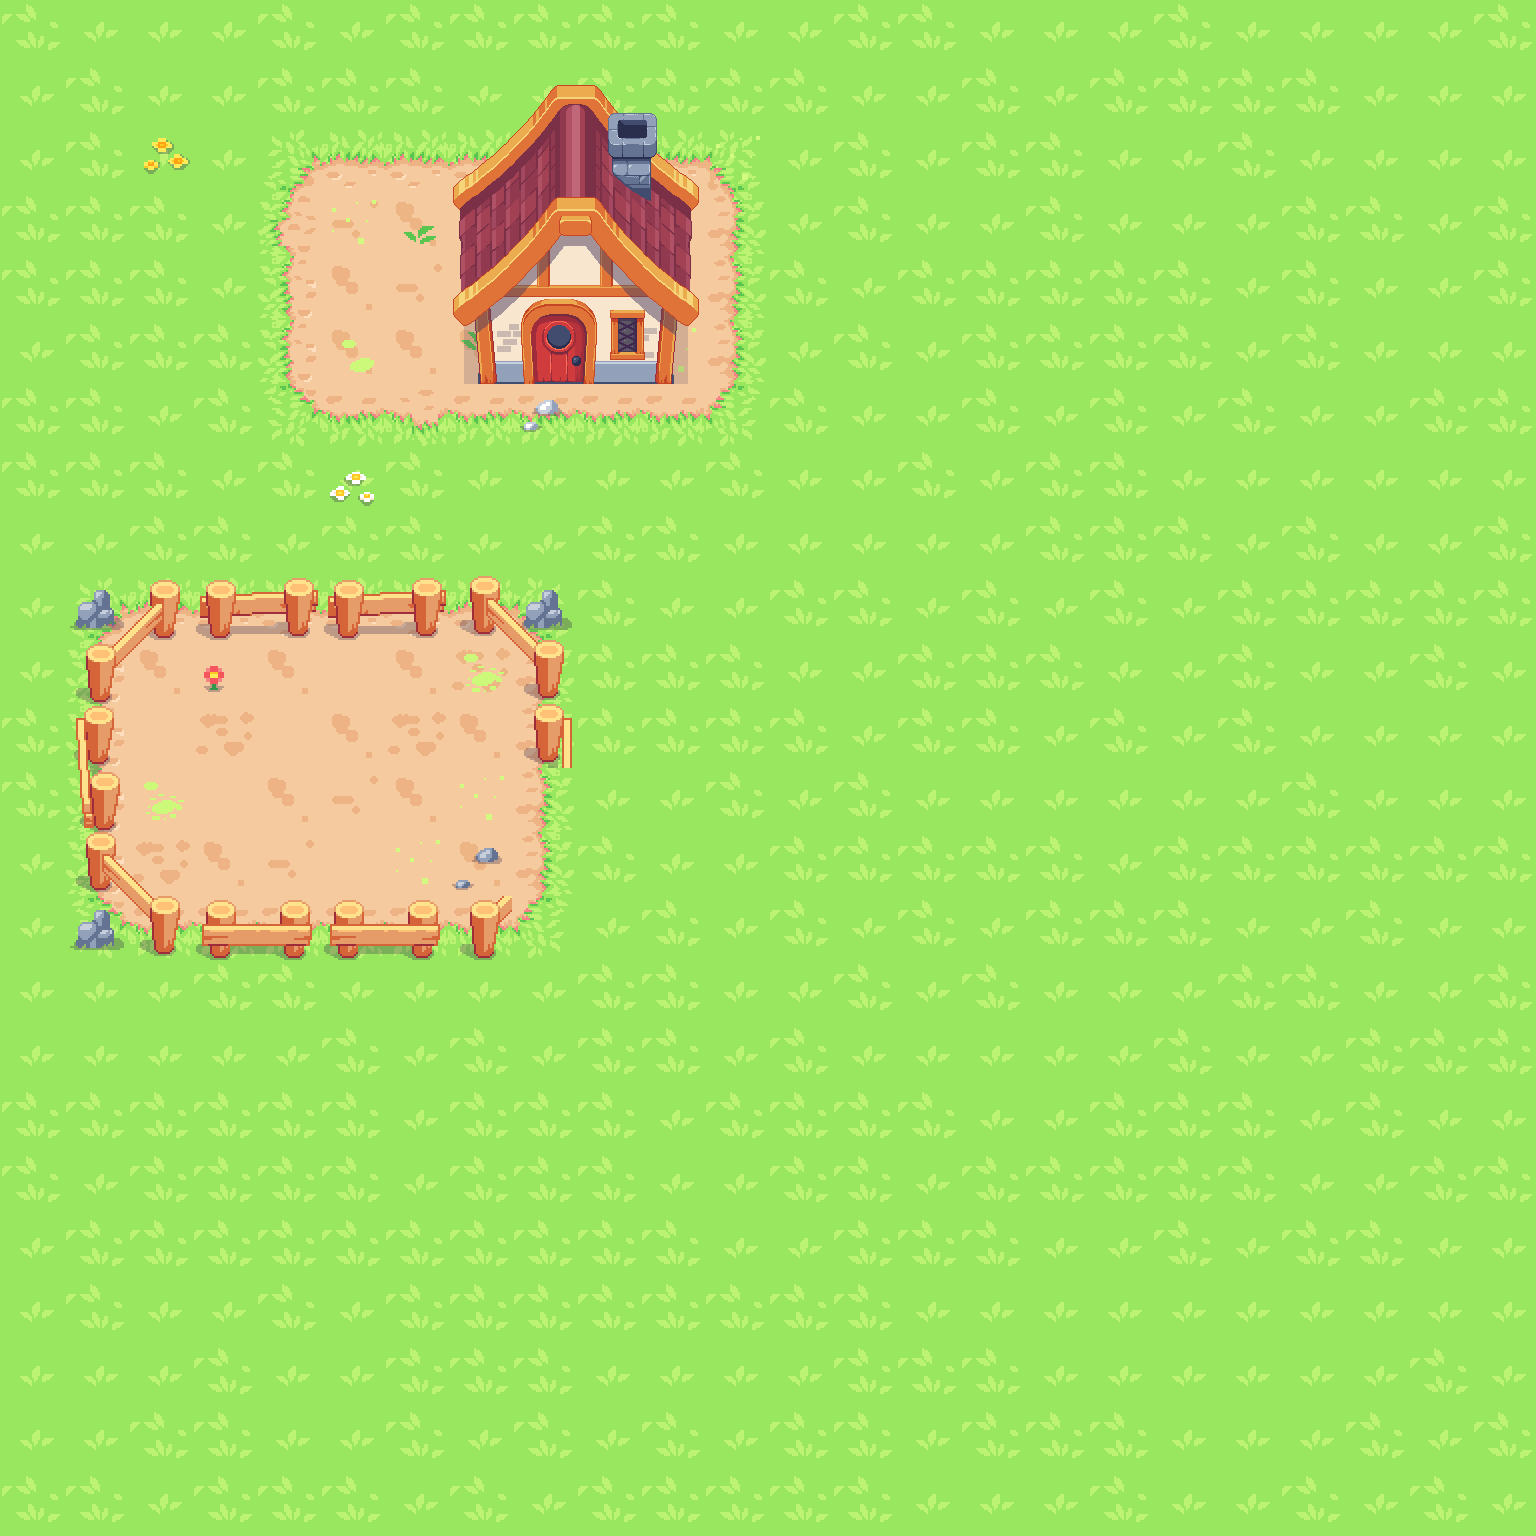

Tiled map render using the project's own tile images. Description and the whole map definition, tile-layer contents included, below:
An orthogonal 24x24 tile map with 64x64 px tiles, 3 tile layers (ground, greens, home), 3 tilesets and 7 objects (5x block, spawn, entrance).

<map version="1.5" tiledversion="1.5.0" orientation="orthogonal" renderorder="right-down" width="24" height="24" tilewidth="64" tileheight="64" infinite="0" nextlayerid="8" nextobjectid="29">
 <tileset firstgid="1" name="TileGrassPath_32x32" tilewidth="64" tileheight="64" tilecount="64" columns="8">
  <image source="TileGrassPath_32x32.png" width="512" height="512" />
 </tileset>
 <tileset firstgid="65" name="Building01" tilewidth="64" tileheight="64" tilecount="20" columns="4">
  <image source="Building01.png" width="256" height="352" />
 </tileset>
 <tileset firstgid="85" name="TileWoodBridgeFence_32x32" tilewidth="64" tileheight="64" tilecount="60" columns="5">
  <image source="TileWoodBridgeFence_32x32.png" width="320" height="768" />
 </tileset>
 <layer id="1" name="ground" width="24" height="24">
  <data encoding="csv">
12,20,20,20,12,20,12,12,12,12,12,20,20,12,12,20,20,20,12,20,20,20,20,12,
20,12,20,20,12,12,12,20,20,12,12,12,12,20,20,12,20,12,12,12,12,20,20,20,
20,12,20,20,1,2,2,2,2,2,2,3,20,12,20,12,12,20,20,12,20,20,20,20,
12,12,12,20,15,8,24,10,10,10,10,11,20,12,20,20,12,20,20,20,12,12,20,12,
12,12,12,20,9,24,8,10,10,10,10,11,12,20,12,12,12,12,12,20,12,20,20,12,
20,12,12,12,9,24,24,24,10,10,10,11,20,12,20,12,12,12,12,20,12,20,20,20,
12,12,20,12,17,18,6,18,18,18,18,19,12,20,20,12,20,12,20,12,20,20,12,12,
12,12,12,20,12,20,12,20,20,20,20,12,20,20,12,20,12,12,20,20,20,20,20,20,
20,20,12,12,20,12,12,20,20,12,12,20,20,20,20,20,12,12,12,20,12,20,20,12,
20,1,2,2,2,2,2,2,3,12,20,20,12,12,20,12,20,12,20,12,12,12,12,12,
20,9,24,10,24,10,24,16,11,12,12,12,20,20,12,12,12,20,20,12,20,20,12,20,
12,9,10,16,10,24,16,24,11,12,12,12,12,20,12,12,20,12,20,12,20,20,20,20,
12,9,10,10,24,8,24,10,11,20,20,12,20,12,20,20,20,20,20,20,12,20,20,20,
20,9,16,24,8,10,10,24,11,12,20,20,12,12,12,12,12,20,12,12,12,12,12,12,
20,17,18,18,18,18,18,18,19,20,12,20,12,20,12,20,12,12,12,20,20,12,20,20,
20,20,20,12,12,20,20,20,20,12,12,20,20,12,20,12,20,20,20,12,12,20,20,12,
20,20,20,20,20,12,20,12,20,12,12,20,12,20,20,20,20,20,12,20,20,12,12,12,
12,12,12,12,12,12,20,12,12,12,20,12,12,12,12,20,20,12,12,12,20,12,20,20,
12,20,12,12,12,12,20,12,12,12,20,20,12,12,20,12,12,12,12,12,20,20,12,12,
20,12,12,12,12,12,12,12,12,12,12,20,20,12,12,12,20,20,12,20,12,12,20,20,
20,12,20,20,12,20,12,12,12,12,12,12,12,12,20,20,20,20,20,20,20,20,20,20,
20,20,20,12,20,20,12,12,12,20,20,20,20,12,12,12,20,20,20,20,20,20,12,20,
20,20,12,12,20,20,12,20,12,20,12,20,12,12,20,12,12,12,20,20,20,12,20,12,
12,12,20,12,12,12,20,12,20,12,12,12,12,12,20,20,20,12,20,20,12,20,12,20
</data>
 </layer>
 <layer id="4" name="greens" width="24" height="24">
  <data encoding="csv">
0,0,0,0,0,0,0,0,0,0,0,0,0,0,0,0,0,0,0,0,0,0,0,0,
0,0,0,0,0,0,0,0,0,0,0,0,0,0,0,0,0,0,0,0,0,0,0,0,
0,0,59,0,0,0,0,0,0,0,0,53,0,0,0,0,0,0,0,0,0,0,0,0,
0,0,0,0,0,53,51,0,0,0,0,0,0,0,0,0,0,0,0,0,0,0,0,0,
0,0,0,0,0,0,0,0,0,0,0,0,0,0,0,0,0,0,0,0,0,0,0,0,
0,0,0,0,0,57,0,52,0,0,53,0,0,0,0,0,0,0,0,0,0,0,0,0,
0,0,0,0,0,0,0,0,63,0,0,0,0,0,0,0,0,0,0,0,0,0,0,0,
0,0,0,0,0,55,0,0,0,0,0,0,0,0,0,0,0,0,0,0,0,0,0,0,
0,0,0,0,0,0,0,0,0,0,0,0,0,0,0,0,0,0,0,0,0,0,0,0,
0,64,0,0,0,0,0,0,64,0,0,0,0,0,0,0,0,0,0,0,0,0,0,0,
0,0,0,58,0,0,0,49,0,0,0,0,0,0,0,0,0,0,0,0,0,0,0,0,
0,0,0,0,0,0,0,0,0,0,0,0,0,0,0,0,0,0,0,0,0,0,0,0,
0,0,49,0,0,0,0,53,0,0,0,0,0,0,0,0,0,0,0,0,0,0,0,0,
0,0,0,0,0,0,53,60,0,0,0,0,0,0,0,0,0,0,0,0,0,0,0,0,
0,64,0,0,0,0,0,0,0,0,0,0,0,0,0,0,0,0,0,0,0,0,0,0,
0,0,0,0,0,0,0,0,0,0,0,0,0,0,0,0,0,0,0,0,0,0,0,0,
0,0,0,0,0,0,0,0,0,0,0,0,0,0,0,0,0,0,0,0,0,0,0,0,
0,0,0,0,0,0,0,0,0,0,0,0,0,0,0,0,0,0,0,0,0,0,0,0,
0,0,0,0,0,0,0,0,0,0,0,0,0,0,0,0,0,0,0,0,0,0,0,0,
0,0,0,0,0,0,0,0,0,0,0,0,0,0,0,0,0,0,0,0,0,0,0,0,
0,0,0,0,0,0,0,0,0,0,0,0,0,0,0,0,0,0,0,0,0,0,0,0,
0,0,0,0,0,0,0,0,0,0,0,0,0,0,0,0,0,0,0,0,0,0,0,0,
0,0,0,0,0,0,0,0,0,0,0,0,0,0,0,0,0,0,0,0,0,0,0,0,
0,0,0,0,0,0,0,0,0,0,0,0,0,0,0,0,0,0,0,0,0,0,0,0
</data>
 </layer>
 <layer id="3" name="home" width="24" height="24">
  <data encoding="csv">
0,0,0,0,0,0,0,0,0,0,0,0,0,0,0,0,0,0,0,0,0,0,0,0,
0,0,0,0,0,0,0,65,66,67,68,0,0,0,0,0,0,0,0,0,0,0,0,0,
0,0,0,0,0,0,0,69,70,71,72,0,0,0,0,0,0,0,0,0,0,0,0,0,
0,0,0,0,0,0,0,73,74,75,76,0,0,0,0,0,0,0,0,0,0,0,0,0,
0,0,0,0,0,0,0,77,78,79,80,0,0,0,0,0,0,0,0,0,0,0,0,0,
0,0,0,0,0,0,0,81,82,83,84,0,0,0,0,0,0,0,0,0,0,0,0,0,
0,0,0,0,0,0,0,0,0,0,0,0,0,0,0,0,0,0,0,0,0,0,0,0,
0,0,0,0,0,0,0,0,0,0,0,0,0,0,0,0,0,0,0,0,0,0,0,0,
0,0,0,0,0,0,0,0,0,0,0,0,0,0,0,0,0,0,0,0,0,0,0,0,
0,133,134,118,119,118,119,135,136,0,0,0,0,0,0,0,0,0,0,0,0,0,0,0,
0,138,139,0,0,0,0,140,141,0,0,0,0,0,0,0,0,0,0,0,0,0,0,0,
0,123,0,0,0,0,0,0,124,0,0,0,0,0,0,0,0,0,0,0,0,0,0,0,
0,128,0,0,0,0,0,0,0,0,0,0,0,0,0,0,0,0,0,0,0,0,0,0,
0,135,136,0,0,0,0,0,0,0,0,0,0,0,0,0,0,0,0,0,0,0,0,0,
0,140,141,113,114,113,114,138,0,0,0,0,0,0,0,0,0,0,0,0,0,0,0,0,
0,0,0,0,0,0,0,0,0,0,0,0,0,0,0,0,0,0,0,0,0,0,0,0,
0,0,0,0,0,0,0,0,0,0,0,0,0,0,0,0,0,0,0,0,0,0,0,0,
0,0,0,0,0,0,0,0,0,0,0,0,0,0,0,0,0,0,0,0,0,0,0,0,
0,0,0,0,0,0,0,0,0,0,0,0,0,0,0,0,0,0,0,0,0,0,0,0,
0,0,0,0,0,0,0,0,0,0,0,0,0,0,0,0,0,0,0,0,0,0,0,0,
0,0,0,0,0,0,0,0,0,0,0,0,0,0,0,0,0,0,0,0,0,0,0,0,
0,0,0,0,0,0,0,0,0,0,0,0,0,0,0,0,0,0,0,0,0,0,0,0,
0,0,0,0,0,0,0,0,0,0,0,0,0,0,0,0,0,0,0,0,0,0,0,0,
0,0,0,0,0,0,0,0,0,0,0,0,0,0,0,0,0,0,0,0,0,0,0,0
</data>
 </layer>
 <objectgroup id="5" name="trigger" tintcolor="#55ffff">
  <object id="9" name="spawn" x="448" y="512" width="64" height="64" visible="0" />
  <object id="12" name="entrance" x="521" y="300" width="73.5" height="84" visible="0" />
  <object id="24" name="home" type="block" x="448" y="191.333" width="254.667" height="127.333" />
  <object id="25" type="block" x="128" y="575.333" width="384" height="64" />
  <object id="26" type="block" x="64" y="576" width="63.3333" height="382.667" />
  <object id="27" type="block" x="128" y="895.333" width="383.333" height="63.3333" />
  <object id="28" type="block" x="512" y="576" width="63.3333" height="192" />
 </objectgroup>
</map>